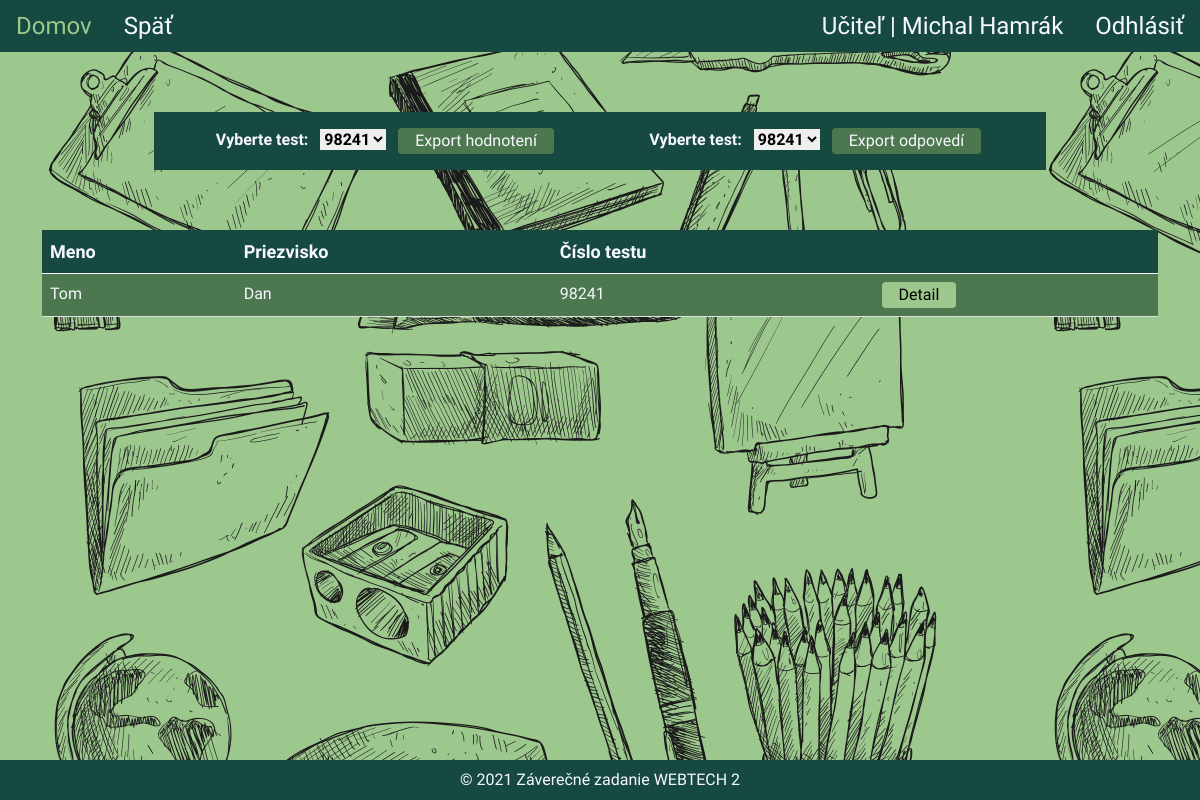
The page /passTests.php (signed in) on the database as committed earlier.
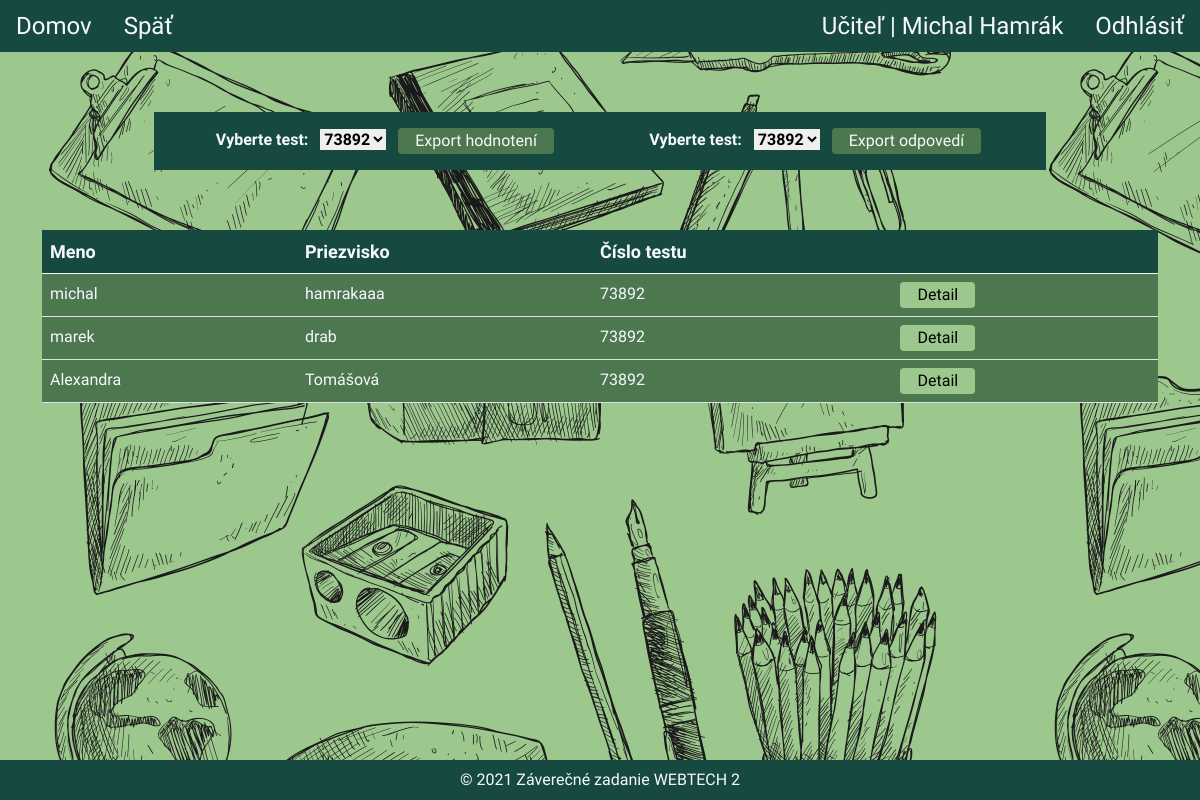
The same page on the database as committed later.
### tables this page shows
CREATE TABLE `submitted_tests` (
  `id` int UNSIGNED NOT NULL,
  `test_code` int NOT NULL,
  `student_id` int NOT NULL,
  `submitted_answers_id` varchar(256) NOT NULL
);

CREATE TABLE `students` (
  `id` int UNSIGNED NOT NULL,
  `first_name` varchar(512) NOT NULL,
  `last_name` varchar(512) NOT NULL,
  `active` tinyint NOT NULL,
  `test_number` int NOT NULL,
  `test_submit` tinyint NOT NULL
);

### passTests.php (the view, shortened to what the changed rows need)
<?php
require_once "partials/header.php";
$conn = (new Database())->createConnection();
echo getHead('Odovzdané testy');
echo getHeaderTeacher($_SESSION['name'], $_SESSION['surname'], $_SESSION["loginType"]); ?>
    <div class="container">
        <div class="row exportLabel container-export">
            <div class="col">
                <?php
                $getTests = $conn->prepare("select distinct st.test_code from tests t join submitted_tests st on st.test_code = t.code where t.teacher_id = :teacher_id");
                $getTests->bindParam(':teacher_id', $_SESSION['teacher_id']);
                $getTests->execute();
                $rs = $getTests->fetchAll();
                ?>
                <label class="exportTest" for="exportCSV">Vyberte test:</label>
                <select class="exportTest" id="exportPDFexportCSV" name="exportCSV">
                    <?php
                    foreach ($rs as $row){?>
                        <option value="<?php echo $row['test_code'] ?>"><?php echo $row['test_code'] ?></option>
                    <?php }
                    ?>
                </select>
                <input type="button" onclick="exportToCSV()" value="Export hodnotení" class="btn btn-table">
            </div>
            <div class="col exportLabel">
                <label class="exportTest" for="exportPDF">Vyberte test:</label>
                <select class="exportTest" id="exportPDF" name="exportPDF">
                    <?php
                    foreach ($rs as $row){?>
                        <option value="<?php echo $row['test_code'] ?>"><?php echo $row['test_code'] ?></option>
                    <?php }
                    ?>
                </select>
                <input onclick="exportToPDF()" type="button" value="Export odpovedí" class="btn btn-table">
            </div>
        </div>
    </div>
    <div class="container">
        <div class="row">
            <div class="col-md-12 table-responsive">
                <table class="table">
                    <thead>
                    <tr>
                        <th scope="col">Meno</th>
                        <th scope="col">Priezvisko</th>
                        <th scope="col">Číslo testu</th>
                        <th scope="col"></th>
                    </tr>
                    </thead>
                    <tbody>
                    <?php
                    $insert = $conn->prepare("select st.id, st.test_code, s.first_name, s.last_name
from submitted_tests st
    left join students s on s.test_number=st.test_code and s.id = st.student_id
    left join tests t on t.code=s.test_number where s.active = 3 and t.teacher_id = :teacher_id");
                    $insert->bindParam(':teacher_id',$_SESSION['teacher_id']);
                    $insert->execute();
                    $result = $insert->fetchAll();
                    foreach ($result as $row){?>
                        <tr class="rowTab" id="<?php echo $row['id']; ?>">
                            <td class="name"><?php echo $row['first_name']; ?></td>
                            <td class="surname"><?php echo $row['last_name']; ?></td>
                            <td><?php echo $row['test_code']; ?></td>
                            <td><a type="button" class="btn btn-login btn-table " href="submittedTestDetail.php?id=<?php echo $row['id']; ?>">Detail</a></td>
                        </tr>
                        <?php
                    }
                    ?>
                    </tbody>
                </table>
            </div>
        </div>
    </div>
<?php echo getFooter();?>

### partials/header.php (shortened to what the changed rows need)
<?php
function getHead($pageTitle)
{
    return <<<HTML
<!doctype html>
<html lang="en">
<head>
    <meta charset="UTF-8">
    <meta name="viewport"
          content="width=device-width, user-scalable=no, initial-scale=1.0, maximum-scale=1.0, minimum-scale=1.0">
    <meta http-equiv="X-UA-Compatible" content="ie=edge">
    <title>{$pageTitle}</title>
    <script src="https://ajax.googleapis.com/ajax/libs/jquery/3.5.1/jquery.min.js"></script>
    <script src="https://cdnjs.cloudflare.com/ajax/libs/jsPlumb/2.15.5/js/jsplumb.min.js"></script>
    <link href="https://cdn.jsdelivr.net/npm/bootstrap@5.0.0/dist/css/bootstrap.min.css" rel="stylesheet">
    <script src="https://cdn.jsdelivr.net/npm/bootstrap@5.0.0/dist/js/bootstrap.bundle.min.js"></script>
    <script src="//cdn.datatables.net/1.10.24/js/jquery.dataTables.min.js"></script>
    <link rel="stylesheet" href="//cdn.datatables.net/1.10.24/css/jquery.dataTables.min.css">
    <script src="assets/js/script.js"></script>
    <link rel="stylesheet" href="assets/css/style.css">
    <link rel="stylesheet" href="assets/css/partials/margins.css">
    <link href="https://fonts.googleapis.com/css?family=Quicksand:300,500" rel="stylesheet">
    <script src="assets/drawingboard.js-master/dist/drawingboard.js"></script>
    <link rel="stylesheet" type="text/css" href="assets/drawingboard.js-master/dist/drawingboard.css">
    <link rel="stylesheet" type="text/css" href="https://cdnjs.cloudflare.com/ajax/libs/mathquill/0.10.1/mathquill.min.css">
    <script src="https://cdnjs.cloudflare.com/ajax/libs/mathquill/0.10.1/mathquill.min.js" type="text/javascript"></script>
</head>
<body>
HTML;
}
function getHeaderTeacher($name, $surname, $typeLogin){
    return <<<HTML
<header>
    <ul class="nav">
        <li class="nav-item">
            <a class="nav-link active" aria-current="page" href="domov.php"><b>Domov</b></a>
        </li>
        <li class="nav-item">
            <a class="nav-link" href="javascript:history.back()">Späť</a>
        </li>
    </ul>
    <ul class="nav">
        <li class="nav-item navRight">
            <span id="noHover" class="nav-link"><b>$typeLogin |</b> $name $surname</span>
        </li>
        <li class="nav-item navRight">
            <a class="nav-link" href="logout.php">Odhlásiť</a>
        </li>
    </ul>
</header>
HTML;
}
function getFooter(){
    return <<<HTMl
<footer>
    <span>&copy; 2021 Záverečné zadanie WEBTECH 2</span>
</footer>
</body>
</html>
HTMl;
}

Rows that differ between the two databases and show on the page:
removed submitted_tests: student.first_name "Tom", student.last_name "Dan", test_code "98241"
added submitted_tests: student.first_name "michal", student.last_name "hamrakaaa", test_code "73892"
added submitted_tests: student.first_name "marek", student.last_name "drab", test_code "73892"
added submitted_tests: student.first_name "Alexandra", student.last_name "Tomášová", test_code "73892"
Other text that changed with them:
form field exportCSV: "98241" → "73892"
form field exportPDF: "98241" → "73892"
